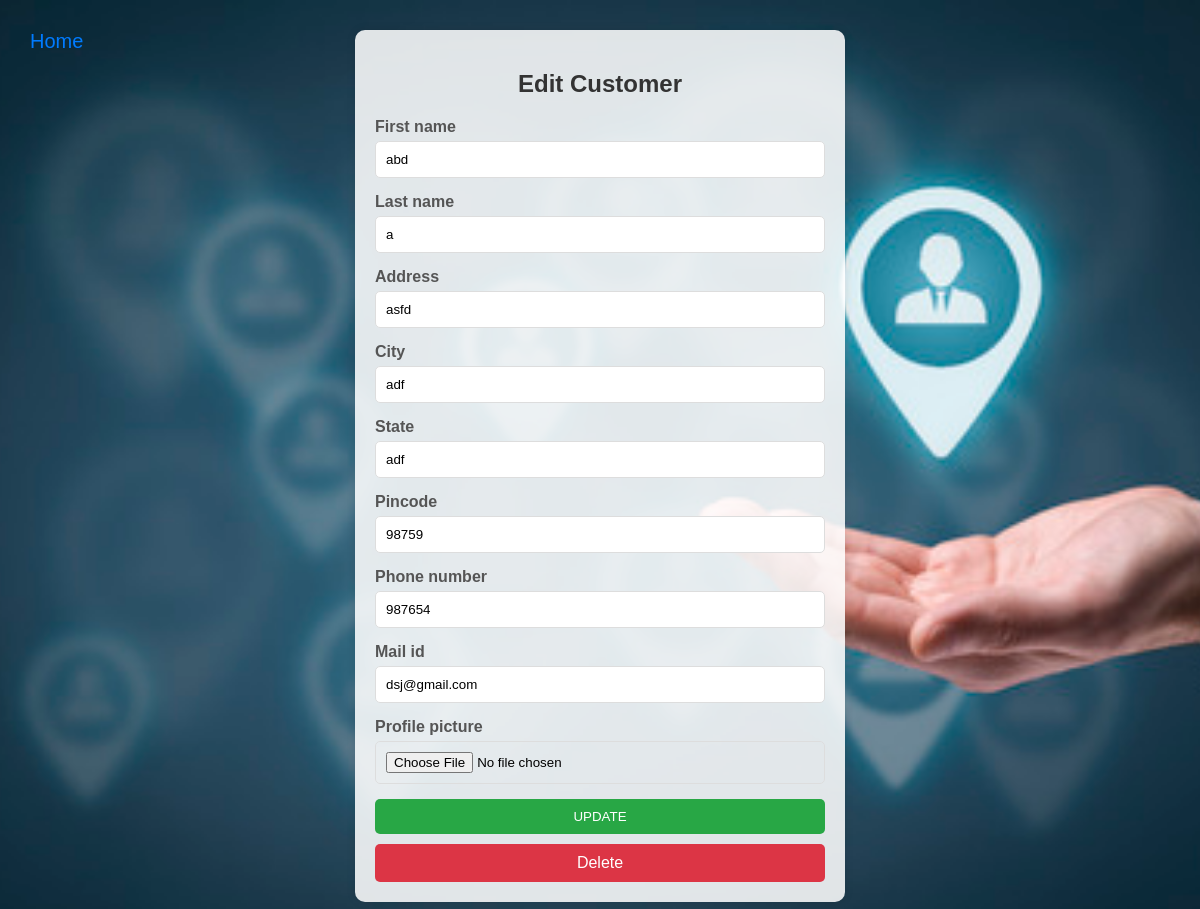
Screenshot of /edit_customer/1/ (signed in) with the database file from the repository.
### shopapp/models.py (models this page shows, shortened)
class Customer(models.Model):
    user = models.OneToOneField(User, on_delete=models.CASCADE, null=True, blank=True)
    first_name = models.CharField(max_length=100)
    last_name = models.CharField(max_length=100)
    username = models.CharField(max_length=50,blank=True,null=True)
    password = models.CharField(max_length=20, null=True, blank=True)
    address = models.CharField(max_length=100, null=True, blank=True)
    city = models.CharField(max_length=100, null=True, blank=True)
    state = models.CharField(max_length=100, null=True, blank=True)
    pincode = models.IntegerField(null=True, blank=True)
    phone_number = models.BigIntegerField()
    mail_id = models.EmailField(null=True, blank=True)
    role = models.CharField(max_length=20, null=True, blank=True)
    profile_picture = models.ImageField(upload_to='profile', blank=True, null=True)

### shopapp/views.py (the view)
# urls.py: path('edit_customer/<int:pk>/',views.edit_customer,name='edit_customer'),
@login_required(login_url='login')
def edit_customer(request,pk):
    if request.method == 'POST':
        res = Customer.objects.get(id=pk)
        form = CustomerForm1(request.POST,request.FILES,instance=res)
        if form.is_valid():
            form.save()
            return redirect('customer_management')
    else:
        res = Customer.objects.get(id=pk)
        form = CustomerForm1(instance=res)
    return render(request,'edit_customer.html',{'form':form,'res':res})

### shopapp/forms.py (shortened to what this page needs)
class CustomerForm1(forms.ModelForm):
    class Meta:
        model = Customer
        fields = ['first_name','last_name','address','city','state','pincode','phone_number','mail_id','profile_picture']

### templates/edit_customer.html (shortened to what this page needs)
<!-- {% load static %}
<!DOCTYPE html>
<html lang="en">
<head>
    <meta charset="UTF-8">
    <meta name="viewport" content="width=device-width, initial-scale=1.0">
    <title>Add Customer</title>
    <style>
        body {
            font-family: Arial, sans-serif;
            background-color: #f4f4f4;
            background: url("{% static 'images/c1.jpg' %}") no-repeat center center fixed;
            background-size: cover;
            margin: 0;
            padding: 0;
            display: flex;
            justify-content: center;
            align-items: center;
            /* height: 100vh; */
        }
        .container {
            /* margin: 30px; */
            background: white;
            padding: 20px;
            border-radius: 10px;
            box-shadow: 0 0 10px rgba(0, 0, 0, 0.1);
            width: 400px;
        }
        h2 {
            text-align: center;
            color: #333;
        }
        form {
            display: flex;
            flex-direction: column;
        }
        label {
            margin: 10px 0 5px;
            color: #555;
        }
        input[type="text"],
        input[type="number"],
        input[type="email"],
        input[type="file"],
        select {
            padding: 10px;
            border: 1px solid #ddd;
            border-radius: 5px;
            margin-bottom: 15px;
        }
        button {
            padding: 10px;
            background: #28a745;
            color: white;
            border: none;
            border-radius: 5px;
            cursor: pointer;
        }
        button:hover {
            background: #218838;
        }
    </style>
</head>
<body>
    <div class="container">
        <h2>Add Customer</h2>
        <form method="post" enctype="multipart/form-data">
            {% csrf_token %}
            {{ form.as_p }}
            <button type="submit">UPDATE</button>
        </form>
        <a href="{% url 'delete_customer' pk=res.id %}" onclick="return confirmDelete();">Delete</a>
    </div>
    <script>
        function confirmDelete() {
            return confirm('Are you sure you want to delete this customer?');
        }
    </script>
</body>
</html> -->
{% load static %}
<!DOCTYPE html>
<html lang="en">
<head>
</head>
<body>
    <button class="home-button"><a href="{% url 'admin_dashboard' %}"> Home</a></button>
    <div class="container">
        <h2>Edit Customer</h2>
        <form method="post" enctype="multipart/form-data">
            {% for field in form %}
                <label for="{{ field.id_for_label }}">{{ field.label }}</label>
                {{ field }}
            {% endfor %}
            <button type="submit">UPDATE</button>
        </form>
        <a href="{% url 'delete_customer' pk=res.id %}" class="delete-link" onclick="return confirmDelete();">Delete</a>
    </div>
</body>
</html>

### rows the page displays
Customer: form "abd" "a" "asfd" "adf" "adf" "98759" "987654" "dsj@gmail.com"

### other values shown
{{ field.label }} "First name" "Last name" "Address" "City" "State" "Pincode" "Phone number" "Mail id" "Profile picture"
